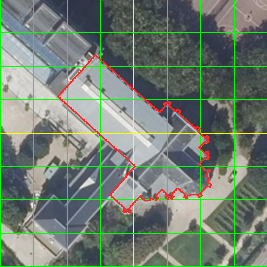
#> input picture docs/landmarks/refs/chapelle-de-conflans/ortho.png, 267 x 267 px, given in place of ortho.jpg, which was not available
$ python ortho-frame.py
#> lines starting #> are read from the running program, lines starting #| are printed output that depends on the picture
import math, sys
from PIL import Image, ImageDraw
# ortho frame printed by tools/ortho.ts
N, W, S, E = 48.842066, 2.373811, 48.837934, 2.380089
LAT, LON = 48.83999, 2.376945
img = Image.open('refs/ortho.jpg').convert('RGB')
pw, ph = img.size
#> pw = 267; ph = 267
mlat = 111320; mlon = 111320*math.cos(math.radians(LAT))
bu = math.radians(50.5); bv = math.radians(320.5)
UW, VH = 920, 320  # u -240..220, v +80..-80 at 0.5 m/px (as rot.png)
out = Image.new('RGB', (UW, VH))
#> out: PIL image 920x320 RGB; every value is 0
src = img.load(); dst = out.load()
for py in range(VH):
    v = 80 - py*0.5
    for px in range(UW):
        u = -240 + px*0.5
        e = u*math.sin(bu) + v*math.sin(bv); n = u*math.cos(bu) + v*math.cos(bv)
        lat = LAT + n/mlat; lon = LON + e/mlon
        x = int((lon-W)/(E-W)*pw); y = int((N-lat)/(N-S)*ph)
        if 0 <= x < pw and 0 <= y < ph: dst[px, py] = src[x, y]
d = ImageDraw.Draw(out)
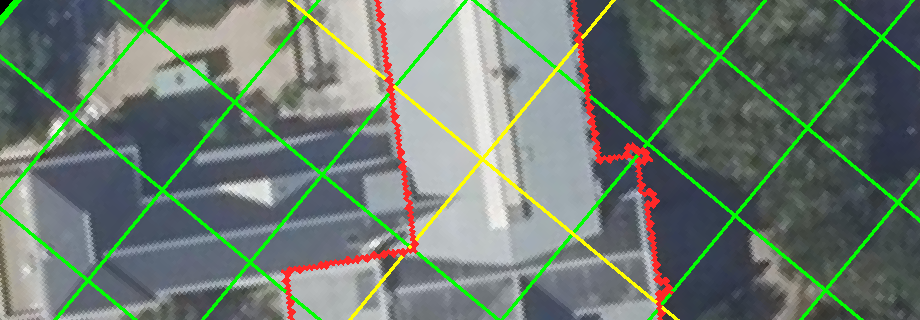
#> out: PIL image 920x320 RGB; mean R, G, B 110, 123.7, 112.5
for u in range(-200, 201, 50):
    x = int((u+240)/0.5); d.line([(x,0),(x,VH)], fill=(255,40,40), width=1); d.text((x+2,2), str(u), fill=(255,255,0))
for v in range(-60, 61, 20):
    y = int((80-v)/0.5); d.line([(0,y),(UW,y)], fill=(255,40,40), width=1); d.text((2,y+1), str(v), fill=(255,255,0))
out.save('refs/ortho-rot.png')
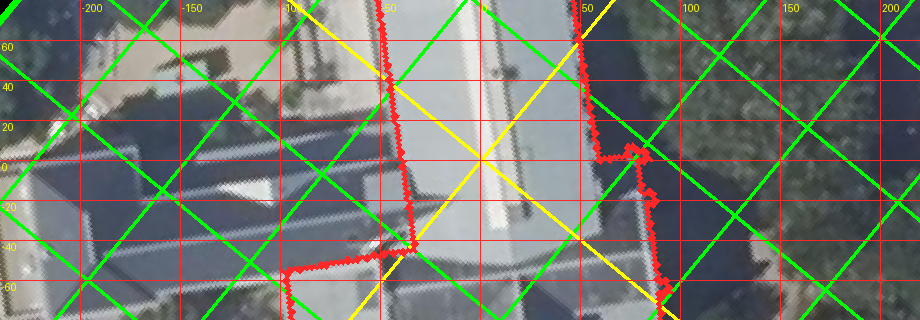
#> saved as ortho-rot.png: PIL image 920x320 RGB; mean R, G, B 114.8, 121.3, 110
#> (the run stopped early here; a loop or call above may not have finished)

$ run again, with docs/landmarks/refs/chapelle-de-conflans/bands.png copied over docs/landmarks/refs/chapelle-de-conflans/ortho.png
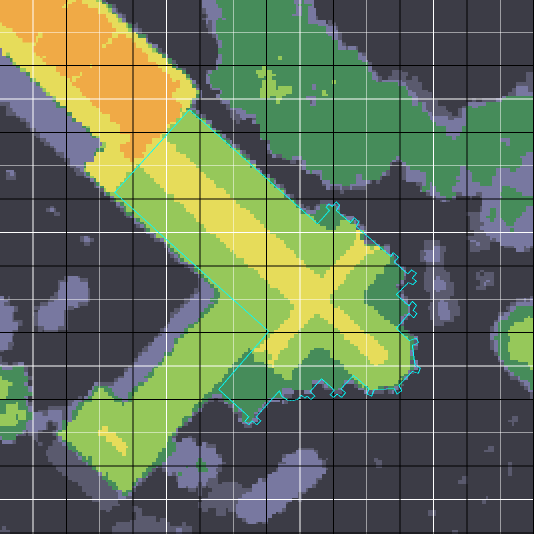
#> input picture docs/landmarks/refs/chapelle-de-conflans/bands.png, 1068 x 1068 px, given in place of ortho.jpg, which was not available (shown at 1/2 size)
#> `d = ImageDraw.Draw(out)`:
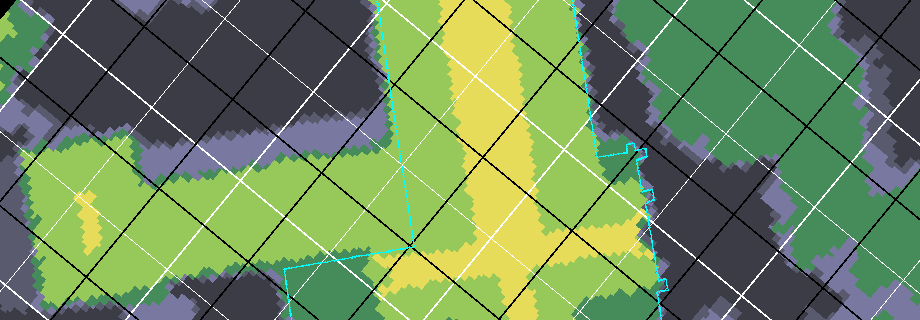
#> out: PIL image 920x320 RGB; mean R, G, B 109.5, 137.7, 92.5
#> `out.save('refs/ortho-rot.png')`:
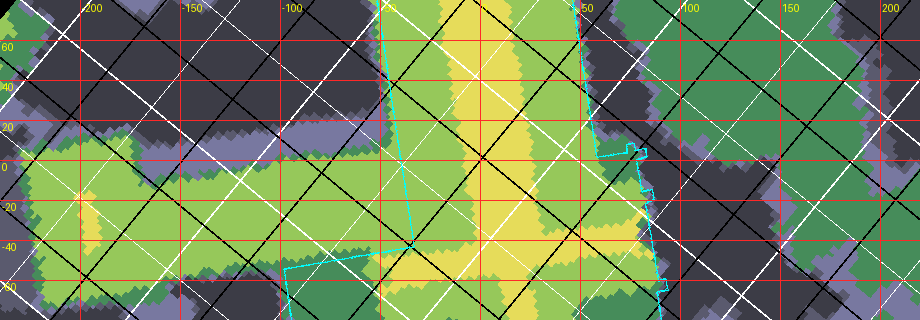
#> saved as ortho-rot.png: PIL image 920x320 RGB; mean R, G, B 114.3, 134.8, 90.7

$ run again, with docs/landmarks/refs/chapelle-de-conflans/low-aerial.png copied over docs/landmarks/refs/chapelle-de-conflans/ortho.png
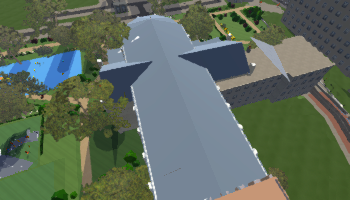
#> input picture docs/landmarks/refs/chapelle-de-conflans/low-aerial.png, 350 x 200 px, given in place of ortho.jpg, which was not available
#> img is the input picture: PIL image 350x200 RGB; mean R, G, B 94.2, 107.6, 92.7
#> `d = ImageDraw.Draw(out)`:
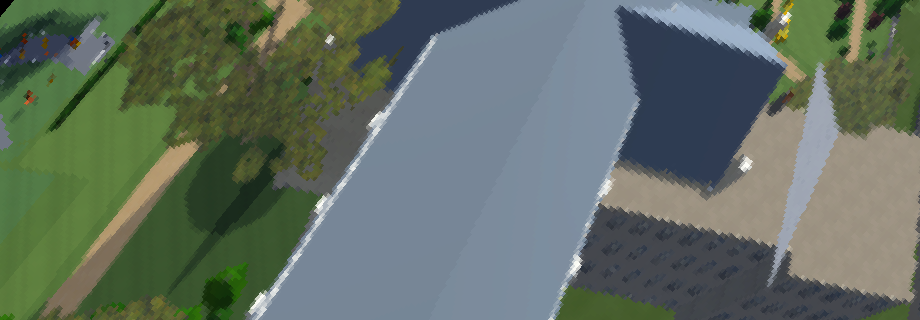
#> out: PIL image 920x320 RGB; mean R, G, B 98, 110.9, 99
#> `out.save('refs/ortho-rot.png')`:
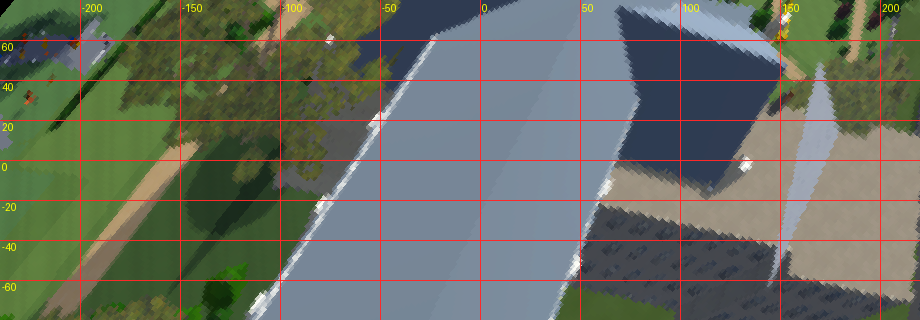
#> saved as ortho-rot.png: PIL image 920x320 RGB; mean R, G, B 103.2, 108.9, 97

$ run again, with docs/landmarks/refs/chapelle-de-conflans/low-front.png copied over docs/landmarks/refs/chapelle-de-conflans/ortho.png
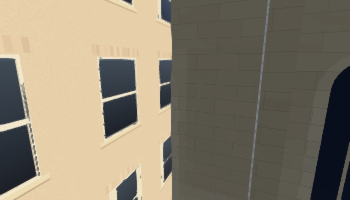
#> input picture docs/landmarks/refs/chapelle-de-conflans/low-front.png, 350 x 200 px, given in place of ortho.jpg, which was not available
#> img is the input picture: PIL image 350x200 RGB; mean R, G, B 136.3, 127.2, 109.5
#> `d = ImageDraw.Draw(out)`:
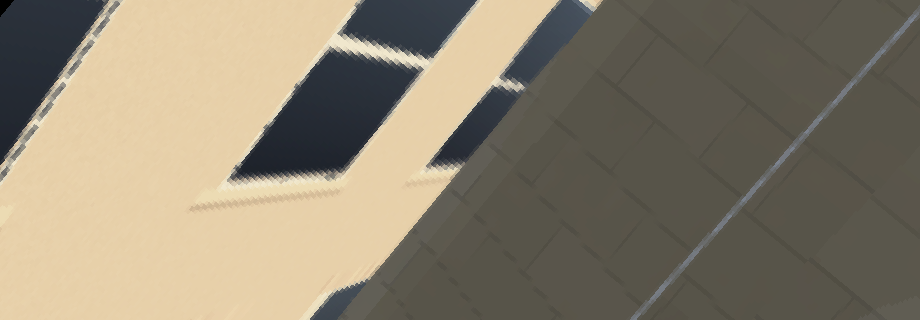
#> out: PIL image 920x320 RGB; mean R, G, B 139, 129.5, 110.8
#> `out.save('refs/ortho-rot.png')`:
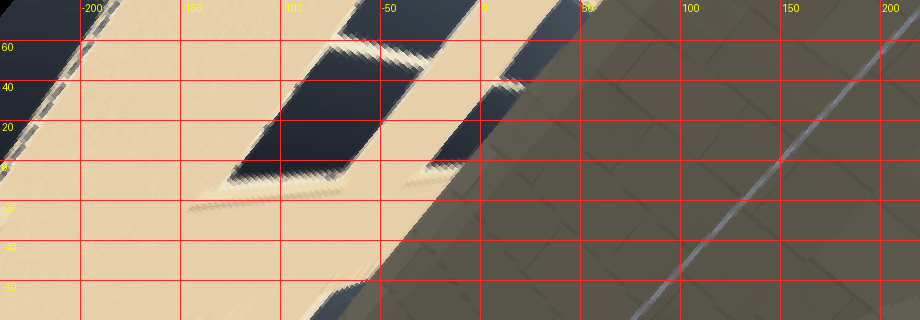
#> saved as ortho-rot.png: PIL image 920x320 RGB; mean R, G, B 142.9, 126.9, 108.4
